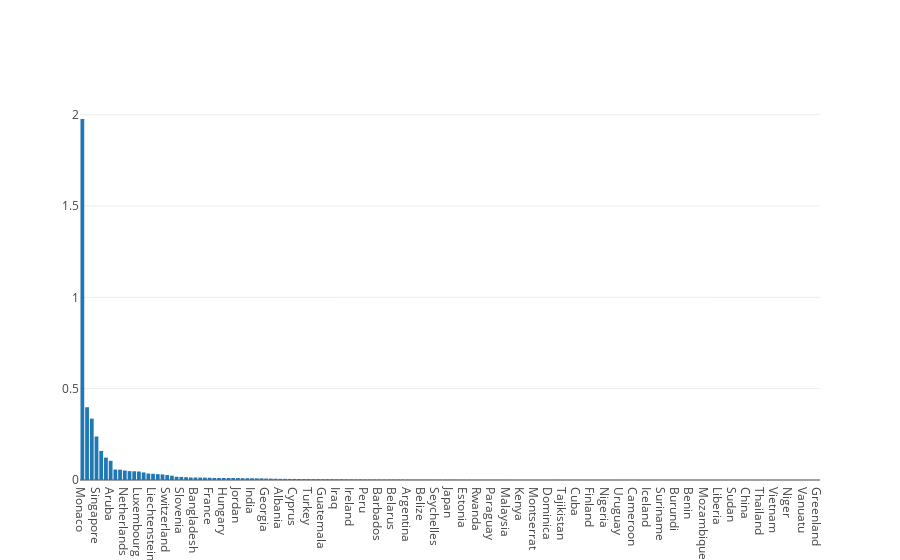

Write notebook code for a chart like this one.
### Markdown cell above
# Visualización de datos con plotly

### Code cell
val (x,y) = meanInfectionsperKM2DF.collect.map(r=>(r(0).toString, r(1).toString.toFloat)).toList.unzip
Bar(x, y).plot()

### Figure 1 — Plotly figure (JSON) as saved in the notebook; plotly's stock layout.template omitted (floating-point values rounded to 4 significant figures; data arrays with more than 128 entries replaced by an {"elided": "..."} marker saying what was removed)
{"data": [{"type": "bar", "x": {"elided": "157 str values"}, "y": {"elided": "157 float values"}}], "layout": {}}
